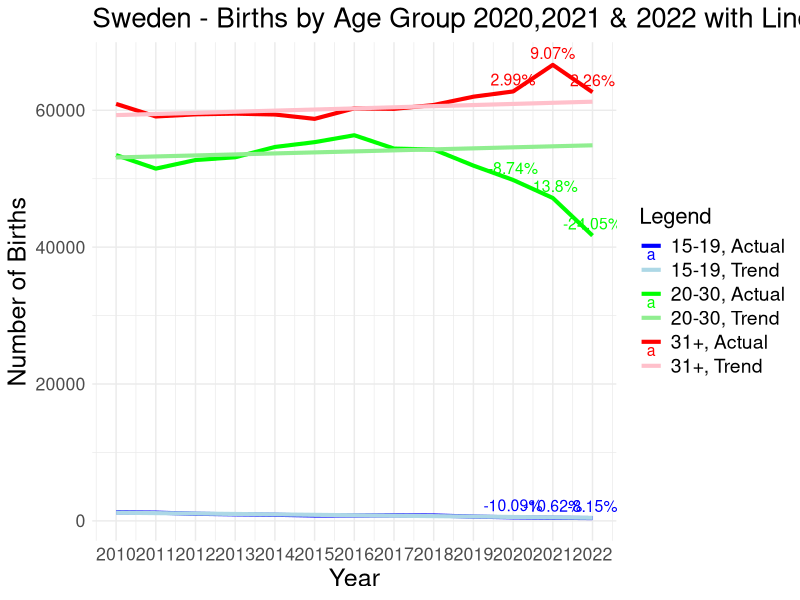

The R script that drew this image:
# Load the data
birth_data <- read.csv("BE0101E2_20240205-204518.csv")

# Remove rows with "data not available"
birth_data <- birth_data[!birth_data$`age.of.the.Mother` == "data not available",]

# Replace "49+ years" with "49"
birth_data$`age.of.the.Mother` <- gsub("49\\+ years", "49", birth_data$`age.of.the.Mother`)

# Remove " years" from all entries in the `age.of.the.Mother` column
birth_data$`age.of.the.Mother` <- as.numeric(gsub(" years", "", birth_data$`age.of.the.Mother`))

# Exclude the 14 years & under
birth_data <- birth_data[!is.na(birth_data$`age.of.the.Mother`) & birth_data$`age.of.the.Mother` >= 15,]

# Sum the total births for both children sexes for each year
library(dplyr)
library(tidyr)
birth_data_grouped <- birth_data %>%
  group_by(region, `age.of.the.Mother`) %>%
  summarise(across(starts_with("X"), sum, na.rm = TRUE))

# Remove the "X" from the year column names
names(birth_data_grouped) <- sub("^X", "", names(birth_data_grouped))

# Create age groups
birth_data_grouped$age_group <- cut(birth_data_grouped$`age.of.the.Mother`,
                                    breaks = c(15, 20, 31, Inf),
                                    labels = c("15-19", "20-30", "31+"),
                                    right = FALSE)

# Aggregate data by year and age group
yearly_data <- birth_data_grouped %>%
  group_by(age_group) %>%
  summarise(across(`2000`:`2022`, sum, na.rm = TRUE))

# Reshape the data from wide to long format & ensure that 'year' is treated as a numeric variable
data_long <- pivot_longer(yearly_data, cols = -age_group, names_to = "year", values_to = "births")
data_long$year <- as.numeric(as.character(data_long$year))
data_long <- data_long %>%
  filter(year >= 2010)
print(data_long)

# Write the yearly_data to a CSV file for re-use
write.csv(data_long, "births_by_years_and_mothers_age_groups.csv", row.names = FALSE)

# Create a new column 'type' to distinguish between actual and trend data
data_long$type <- "Actual"

# Split the data by age_group
age_groups <- split(data_long, data_long$age_group)

# Initialize a list to store the trends
trends <- list()

# Calculate the linear trend for 2010-2019 for each age_group
for (age_group in names(age_groups)) {
  subset_data <- subset(age_groups[[age_group]], year >= 2010 & year <= 2019)
  fit <- lm(births ~ year, data = subset_data)
  trends[[age_group]] <- fit
}
trend_data <- do.call(rbind, lapply(names(trends), function(age_group) {
  data.frame(age_group = age_group, year = 2010:2022, births = predict(trends[[age_group]], newdata = data.frame(year = 2010:2022)), type = "Trend")
}))

# Calculate the percentage of deviation to the linear trend for 2020, 2021 & 2022
deviations <- data.frame(age_group=character(), year=integer(), deviation=numeric(), stringsAsFactors=FALSE)
for (age_group in names(age_groups)) {
  for (year in 2020:2022) {

    # Predict the value using the linear model
    predicted_value <- predict(trends[[age_group]], newdata = data.frame(year = year))
    
    # Get the actual value
    actual_value <- data_long %>%
      filter(age_group == !!age_group, year == !!year) %>%
      pull(births)
    
    # Calculate the deviation
    deviation <- ((actual_value - predicted_value) / predicted_value) * 100
    
    # Append to the deviations data frame
    deviations <- rbind(deviations, data.frame(age_group=age_group, year=year, deviation=deviation))
  }
}

library(ggplot2)

# Combine actual, trend & deviations data
data_long$deviation <- NA  # Initialize the column with NAs
deviation_years <- c(2020, 2021, 2022)
data_long$deviation[data_long$year %in% deviation_years] <- deviations$deviation
trend_data$deviation <- NA
combined_data <- rbind(data_long, trend_data)

# Define colors for actual and trend lines
combined_data$label <- with(combined_data, paste(age_group, type, sep = ", "))
actual_colors <- c("15-19, Actual" = "blue", "20-30, Actual" = "green", "31+, Actual" = "red")
trend_colors <- c("15-19, Trend" = "lightblue", "20-30, Trend" = "lightgreen", "31+, Trend" = "pink")

# Plot the actual values and linear trend values
p <- ggplot(combined_data, aes(x = year, y = births, group = label)) +
  geom_line(aes(color = label), size = 1.4) +
  geom_text(data = subset(combined_data, type == "Actual" & !is.na(deviation)), 
            aes(label = paste0(round(deviation, 2), "%"), color = label), 
            vjust = -0.5, size = 4) +
  scale_color_manual(values = c(actual_colors, trend_colors)) +
  labs(title = "Sweden - Births by Age Group 2020,2021 & 2022 with Linear Trend (2010-2019)", x = "Year", y = "Number of Births", color = "Legend") +
  theme_minimal() +
  theme(text = element_text(size = 16),
        plot.title = element_text(size = 20),
        axis.title = element_text(size = 18),
        legend.text = element_text(size = 14),
        legend.title = element_text(size = 16)) +
  scale_x_continuous(breaks = 2010:2022)

# Print the plot
print(p)

# Print the deviations
print(deviations)
